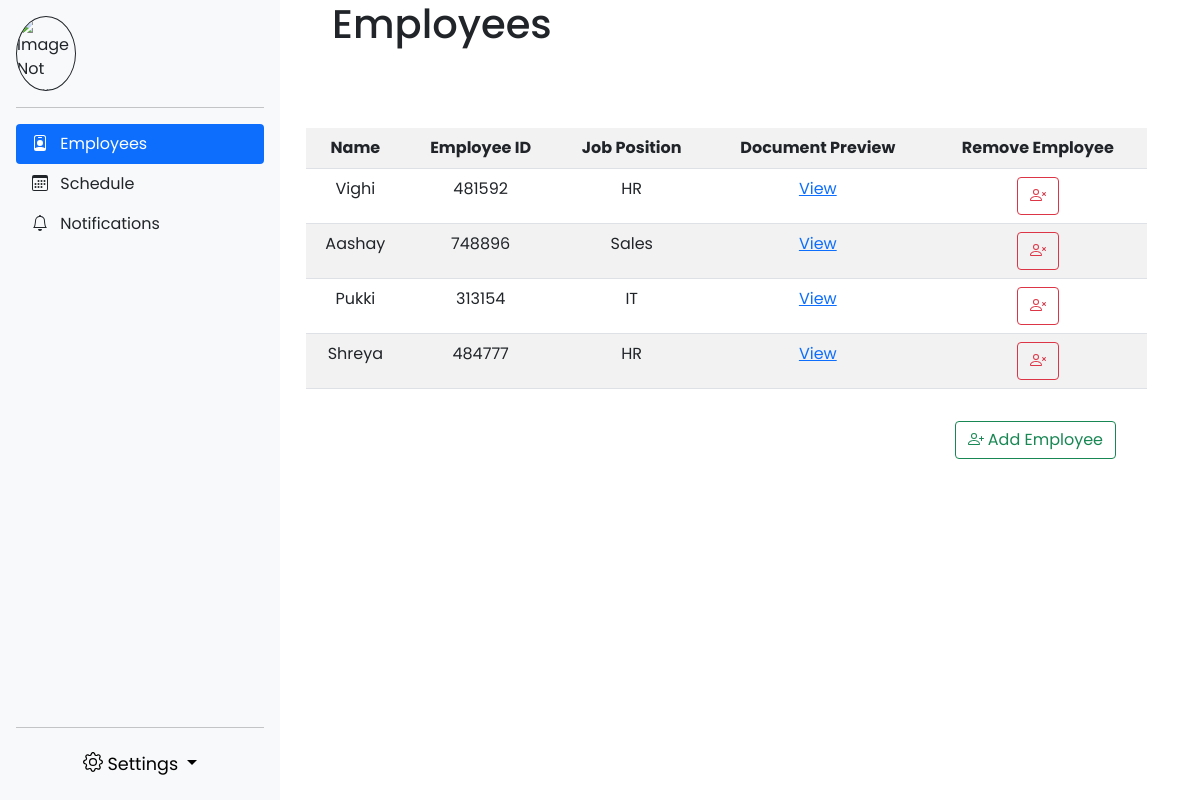
Page /hr/emp_info/ (signed in) on the committed database.
### hr_pages/models.py (models this page shows)
class UserData(AbstractUser):
    emp_id = CharField(max_length=10, unique=True)
    mobile_no = CharField(max_length=10)
    group_name = CharField(max_length=7)
    prof_pic = models.ImageField(upload_to=user_directory_path, default=None, blank=True, null=True)

### hr_pages/views.py (the view)
# urls.py: path("emp_info/", views.view_emp, name="view_emp"),
@user_passes_test(staff_check)
def view_emp(request):
    entry = UserData.objects.filter(is_superuser=0)
    return render(request, "EmployeeDetails.html", {'entry':entry})

### hr_pages/views.py (called while the page is built)
def staff_check(user):
    return user.is_superuser or user.is_staff

### templates/EmployeeDetails.html (shortened to what this page needs)
{% extends 'sidebar.html' %}
{% load static %}
{% block content %}
<head>
  <link href="https://cdn.jsdelivr.net/npm/bootstrap@5.0.2/dist/css/bootstrap.min.css" rel="stylesheet">
  <link rel="stylesheet" href="{% static 'EmployeeDetails.css' %}">
</head>
<div class="col-md-9 pe-5">
  <h1>Employees</h1>
  <br>
  <table class="table table-striped table-hover mt-5">
    <tr>
      <th>Name</th>
      <th>Employee ID</th>
      <th>Job Position</th>
      <th>Document Preview</th>
      <th>Remove Employee</th>
    </tr>
    {% for i in entry %}
    <tr>
      <td>{{i.first_name}}</td>
      <td>{{i.emp_id}}</td>
      <td>{{i.group_name}}</td>
      <td>
        <a class="link-primary" href="/hr/doc_preview?id={{i.id}}">View</a>
      </td>
      <td>
        <button name="delete_button" onclick="location.href='/hr/del_emp?id={{i.id}}'" type="button" class="btn btn-outline-danger">
        </button>
      </td>
    </tr>
    {% endfor %}
  </table>
  <div class="d-flex flex-row-reverse pe-5">
    <button type="button" class="btn btn-outline-success mt-3" onclick="location.href='/hr/register'">
      Add Employee
    </button>
  </div>
</div>
{% endblock %}

### static/sidebars.css (style rules this page uses)
body { min-height: 100vh; min-height: -webkit-fill-available; }
html { height: -webkit-fill-available; }
.bi { vertical-align: -.125em; pointer-events: none; fill: currentColor; }

### static/EmployeeDetails.css (style rules this page uses)
* { margin-left: 0; padding: 0; box-sizing: border-box; font-family: "Poppins", sans-serif; }
h1 { margin-left: 0.65em; }
.table-striped { width: 98%; margin-right: 0.5em; text-align: center; }

### rows in the picture
UserData: first_name "Vighi", emp_id "481592", group_name "HR"
UserData: first_name "Aashay", emp_id "748896", group_name "Sales"
UserData: first_name "Pukki", emp_id "313154", group_name "IT"
UserData: first_name "Shreya", emp_id "484777", group_name "HR"
